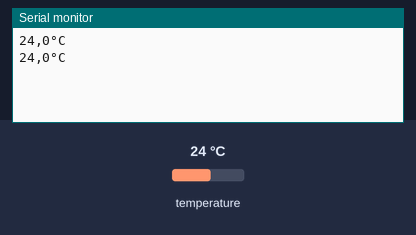
Simulated run of this sketch. Board: Arduino Uno, built with avr-gcc and run on an emulated ATmega328P. Parts: the last lines printed to the serial monitor. Wiring (inferred from the names in the program): TMP102 temperature sensor at I2C address 0x48. The test bench sets the inputs (shaded band); at power-on: temperature 24 °C.

Above: at 3.3 s.
3.4 s: temperature set to 12 °C
At 6.3 s:
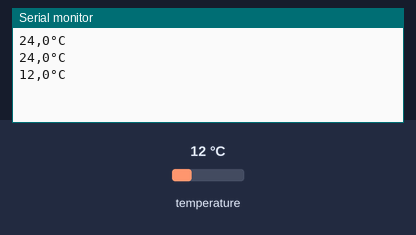
6.7 s: temperature set to 19 °C
At 8.3 s:
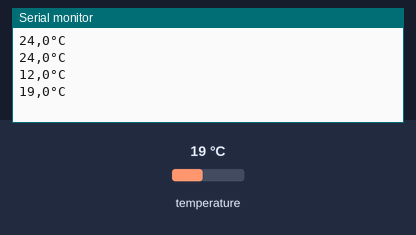
Timing chart, 0 to 9.8 s (numbered marks = the images above; inputs shaded):
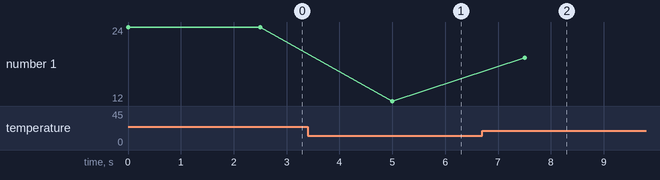

The sketch:

temp_test_1.ino
```cpp
#include "Wire.h"
#define TMP102_I2C_ADDRESS 72

void setup() {
  // put your setup code here, to run once:
Serial.begin(115200);
Wire.begin();


}
void temperaturemesuring(){
byte firstbyte, secondbyte;

Wire.beginTransmission(TMP102_I2C_ADDRESS); //Say hi to the sensor.
Wire.write(0x00);
Wire.endTransmission();
Wire.requestFrom(TMP102_I2C_ADDRESS, 2);
Wire.endTransmission();

firstbyte = (Wire.read());
secondbyte     = (Wire.read());
Serial.print(firstbyte);
Serial.print(",");
Serial.print(secondbyte);
Serial.println("°C");
}

void loop() {
temperaturemesuring();
   delay(2500);
}
```

Measured:
- after the input at 3.4 s, the serial monitor: prints a new line after 1.6 s (image 1)
- after the input at 6.7 s, the serial monitor: prints a new line after 0.80 s (image 2)
- plotted number 1: 24 → 12 after the input at 3.4 s, 12 → 19 after the input at 6.7 s
